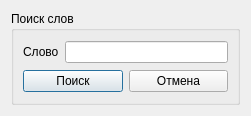
<?xml version="1.0" encoding="UTF-8"?>
<ui version="4.0">
 <class>FindWords</class>
 <widget class="QDialog" name="FindWords">
  <property name="geometry">
   <rect>
    <x>0</x>
    <y>0</y>
    <width>251</width>
    <height>116</height>
   </rect>
  </property>
  <property name="windowTitle">
   <string>Dialog</string>
  </property>
  <layout class="QHBoxLayout" name="horizontalLayout_4">
   <item>
    <widget class="QGroupBox" name="groupBox">
     <property name="title">
      <string>Поиск слов</string>
     </property>
     <layout class="QHBoxLayout" name="horizontalLayout_3">
      <item>
       <layout class="QVBoxLayout" name="verticalLayout">
        <item>
         <layout class="QHBoxLayout" name="horizontalLayout">
          <item>
           <widget class="QLabel" name="label">
            <property name="text">
             <string>Слово</string>
            </property>
           </widget>
          </item>
          <item>
           <widget class="QLineEdit" name="lineEditFindWord"/>
          </item>
         </layout>
        </item>
        <item>
         <layout class="QHBoxLayout" name="horizontalLayout_2">
          <item>
           <widget class="QPushButton" name="btFindWord">
            <property name="text">
             <string>Поиск</string>
            </property>
           </widget>
          </item>
          <item>
           <widget class="QPushButton" name="btCancel">
            <property name="text">
             <string>Отмена</string>
            </property>
           </widget>
          </item>
         </layout>
        </item>
       </layout>
      </item>
     </layout>
    </widget>
   </item>
  </layout>
 </widget>
 <resources/>
 <connections/>
</ui>
